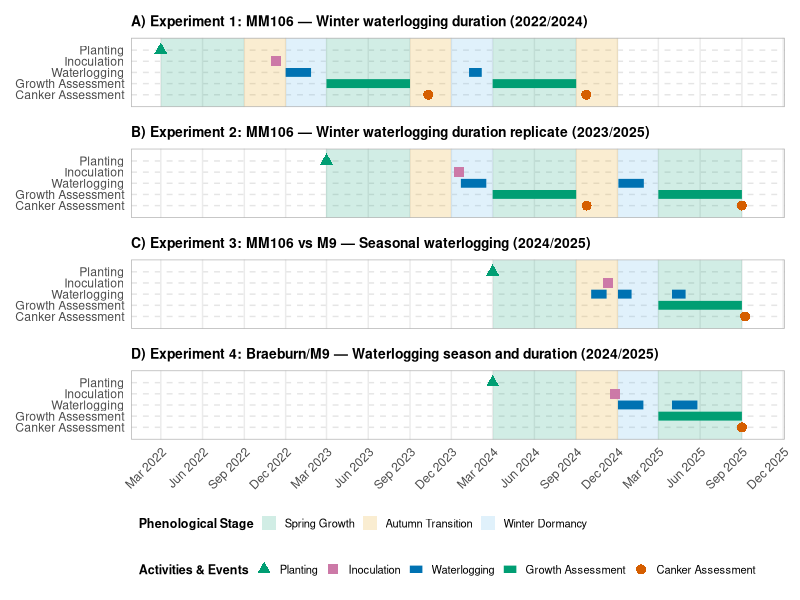

The R source for this figure:
library(dplyr)
library(ggplot2)
library(patchwork)


okabe_ito <- c(
  "#E69F00", "#56B4E9", "#009E73", "#F0E442", "#0072B2", "#D55E00", "#CC79A7", "#000000"
)


#' Experiment timeline class
experiment_timeline <- function(
  id,
  title,
  date_range,
  waterlogging,
  growth,
  events,
  phenology
) {
  structure(
    list(
      id = id,
      title = title,
      date_range = date_range,
      waterlogging = waterlogging,
      growth = growth,
      events = events,
      phenology = phenology
    ),
    class = "experiment_timeline"
  )
}


#' Experiment timeline plot method
plot.experiment_timeline <- function(
  object, y_levels = NULL, x_limits = NULL, show_x_axis = TRUE, ...
) {
  # Default y axis ordering
  if (is.null(y_levels)) {
    y_levels <- c(
      "Planting", "Inoculation", "Waterlogging", "Growth Assessment", "Canker Assessment"
    )
  }

  if (is.null(x_limits)) {
    x_limits <- object$date_range
  }

  # Filter background phenology data
  phenology <- phenology_df %>% filter(xmax > object$date_range[1] & xmin <= object$date_range[2])

  # Enforce factor levels for y positions
  waterlogging_df <- object$waterlogging %>% mutate(y_pos = factor(y_pos, levels = y_levels))
  growth_df       <- object$growth       %>% mutate(y_pos = factor(y_pos, levels = y_levels))
  events_df       <- object$events       %>% mutate(y_pos = factor(y_pos, levels = y_levels))

  # Palette and shapes
  activity_colours <- c(
    "Planting"          = "#009E73",
    "Inoculation"       = "#CC79A7",
    "Waterlogging"      = "#0072B2",
    "Growth Assessment" = "#009E73",
    "Canker Assessment" = "#D55E00"
  )
  activity_shapes <- c(
    "Planting"          = 17, # Triangle
    "Inoculation"       = 15, # Square
    "Canker Assessment" = 16  # Circle
    # "Waterlogging"      = NA, # No shape for bar
    # "Growth Assessment" = NA  # No shape for bar
  )
  activity_levels <- c(
    "Planting", "Inoculation", "Waterlogging", "Growth Assessment", "Canker Assessment"
  )

  # Timeline plot
  p <- ggplot() +
    # Phenology shading
    geom_rect(
      data = phenology,
      aes(xmin = xmin, xmax = xmax, ymin = -Inf, ymax = Inf, fill = season),
      alpha = 0.18
    ) +
    # Waterlogging duration bars
    geom_segment(
      data = waterlogging_df,
      aes(x = start, xend = end, y = y_pos, yend = y_pos, color = "Waterlogging"),
      linewidth = 3
    ) +
    # Growth bars
    geom_segment(
      data = growth_df,
      aes(x = start, xend = end, y = y_pos, yend = y_pos, color = "Growth Assessment"),
      linewidth = 3
    ) +
    # Event points
    geom_point(
      data = events_df,
      aes(x = date, y = y_pos, color = y_pos, shape = y_pos),
      size = 3
    ) +
    # geom_text(
    #   data = events_df, 
    #   aes(x = date, y = y_pos, label = label), 
    #   vjust = -1.2, size = 3, fontface = "bold"
    # ) +
    # Formatting
    scale_fill_manual(
      name = "Phenological Stage",
      values = c(
        "Autumn Transition" = "#E69F00",
        "Winter Dormancy"   = "#56B4E9",
        "Spring Growth"     = "#009E73"
      )
    ) +
    scale_color_manual(
      name = "Activities & Events",
      values = activity_colours,
      limits = activity_levels
    ) +
    scale_shape_manual(
      name = "Activities & Events",
      values = activity_shapes,
      guide = "none"
    ) +
    scale_x_date(limits = x_limits, date_breaks = "3 months", date_labels = "%b %Y") +
    scale_y_discrete(limits = rev(y_levels), drop = FALSE) +
    coord_cartesian(ylim = c(0.5, length(y_levels) + 0.5)) +
    labs(title = object$title, x = NULL, y = NULL) +
    theme_minimal(base_size = 11) +
    theme(
      panel.grid.major.y = element_line(color = "grey90", linetype = "dashed"),
      panel.grid.minor = element_blank(),
      panel.border = element_rect(color = "grey70", fill = NA, linewidth = 0.5),
    ) +
    # Custom Legend Overrides (displays point shapes for events & lines for duration bars)
    guides(
      fill = guide_legend(order = 1),
      color = guide_legend(
        title = "Activities & Events",
        order = 2,
        override.aes = list(
          color     = unname(activity_colours),
          shape     = c(17, 15, NA, NA, 16),
          linetype  = c("blank", "blank", "solid", "solid", "blank"),
          linewidth = c(0, 0, 2.5, 2.5, 0)
        )
      )
    )

  # Conditional x-axis formatting
  if (!show_x_axis) {
    p <- p + theme(
      axis.text.x  = element_blank(),
      axis.ticks.x = element_blank(),
      axis.title.x = element_blank()
    )
  } else {
    p <- p + theme(
      axis.text.x = element_text(angle = 45, hjust = 1)
    )
  }

  return(p)
}


# Global x-axis range spanning all experiments
global_x_limits <- as.Date(c("2022-03-01", "2025-09-30"))


# Phenology background data
phenology_df <- data.frame(
  xmin = as.Date(c(
    "2022-03-01", "2022-09-01", "2022-12-01",
    "2023-03-01", "2023-09-01", "2023-12-01", 
    "2024-03-01", "2024-09-01", "2024-12-01",
    "2025-03-01", "2025-09-01", "2025-12-01"
  )),
  xmax = as.Date(c(
    "2022-09-01", "2022-12-01", "2023-03-01",
    "2023-09-01", "2023-12-01", "2024-03-01",
    "2024-09-01", "2024-12-01", "2025-03-01",
    "2025-09-01", "2025-12-01", "2026-03-01"
  )),
  season = factor(
    rep(c("Spring Growth", "Autumn Transition", "Winter Dormancy"), 4),
    levels = c("Spring Growth", "Autumn Transition", "Winter Dormancy")
  )
)


# Experiment timeline
experiment_1 <- experiment_timeline(
  id = 1,
  title = "A) Experiment 1: MM106 — Winter waterlogging duration (2022/2024)",
  date_range = as.Date(c("2022-03-01", "2024-10-31")),
  waterlogging = data.frame(
    y_pos = "Waterlogging",
    start = as.Date(c("2022-12-01", "2024-01-09")),
    end   = as.Date(c("2023-01-26", "2024-02-06"))
  ),
  growth = data.frame(
    y_pos = "Growth Assessment",
    start = as.Date(c("2023-03-01", "2024-03-01")),
    end   = as.Date(c("2023-09-01", "2024-09-01"))
  ),
  events = data.frame(
    y_pos = c("Planting", "Inoculation", "Canker Assessment", "Canker Assessment"),
    date  = as.Date(c("2022-03-01", "2022-11-09", "2023-10-11", "2024-09-23"))
  ),
  phenology = phenology_df
)

experiment_2 <- experiment_timeline(
  id = 2,
  title = "B) Experiment 2: MM106 — Winter waterlogging duration replicate (2023/2025)",
  date_range = as.Date(c("2023-03-01", "2025-10-31")),
  waterlogging = data.frame(
    y_pos = "Waterlogging",
    start = as.Date(c("2023-12-22", "2024-12-03")),
    end   = as.Date(c("2024-02-16", "2025-01-28"))
  ),
  growth = data.frame(
    y_pos = "Growth Assessment",
    start = as.Date(c("2024-03-01", "2025-03-01")),
    end   = as.Date(c("2024-09-01", "2025-09-01"))
  ),
  events = data.frame(
    y_pos = c("Planting", "Inoculation", "Canker Assessment", "Canker Assessment"),
    date  = as.Date(c("2023-03-01", "2023-12-18", "2024-09-24", "2025-09-01"))
  ),
  phenology = phenology_df
)

experiment_3 <- experiment_timeline(
  id = 3,
  title = "C) Experiment 3: MM106 vs M9 — Seasonal waterlogging (2024/2025)",
  date_range = as.Date(c("2024-03-01", "2025-10-31")),
  waterlogging = data.frame(
    y_pos = "Waterlogging",
    start = as.Date(c("2024-10-04", "2024-12-02", "2025-03-31")),
    end   = as.Date(c("2024-11-07", "2025-01-01", "2025-04-30"))
  ),
  growth = data.frame(
    y_pos = "Growth Assessment",
    start = as.Date("2025-03-01"),
    end   = as.Date("2025-09-01")
  ),
  events = data.frame(
    y_pos = c("Planting", "Inoculation", "Canker Assessment"),
    date  = as.Date(c("2024-03-01", "2024-11-11", "2025-09-08"))
  ),
  phenology = phenology_df
)

experiment_4 <- experiment_timeline(
  id = 4,
  title = "D) Experiment 4: Braeburn/M9 — Waterlogging season and duration (2024/2025)",
  date_range = as.Date(c("2024-03-01", "2025-10-31")),
  waterlogging = data.frame(
    y_pos = "Waterlogging",
    start = as.Date(c("2024-12-02", "2025-03-31")),
    end   = as.Date(c("2025-01-27", "2025-05-26"))
  ),
  growth = data.frame(
    y_pos = "Growth Assessment",
    start = as.Date("2025-03-01"),
    end   = as.Date("2025-09-01")
  ),
  events = data.frame(
    y_pos = c("Planting", "Inoculation", "Canker Assessment"),
    date  = as.Date(c("2024-03-01", "2024-11-25", "2025-09-01"))
  ),
  phenology = phenology_df
)


# Render plots with shared limits and selective x-axis labels
p1 <- plot(experiment_1, x_limits = global_x_limits, show_x_axis = FALSE)
p2 <- plot(experiment_2, x_limits = global_x_limits, show_x_axis = FALSE)
p3 <- plot(experiment_3, x_limits = global_x_limits, show_x_axis = FALSE)
p4 <- plot(experiment_4, x_limits = global_x_limits, show_x_axis = TRUE)


# Stack vertically using patchwork
final_figure <- (p1 / p2 / p3 / p4) + 
  plot_layout(guides = "collect") & 
  theme(
    legend.box           = "vertical",
    legend.box.just      = "left",
    legend.justification = "left",
    legend.key.size      = unit(0.4, "cm"),
    legend.position      = "bottom",
    legend.text          = element_text(size = 8),
    legend.title         = element_text(size = 9,  face = "bold"),
    plot.title           = element_text(size = 10, face = "bold")
  )


# Export figure as png
ggsave(
  "waterlogging_timeline.png", final_figure, width = 20, height = 22, units = "cm", dpi = 300
)
